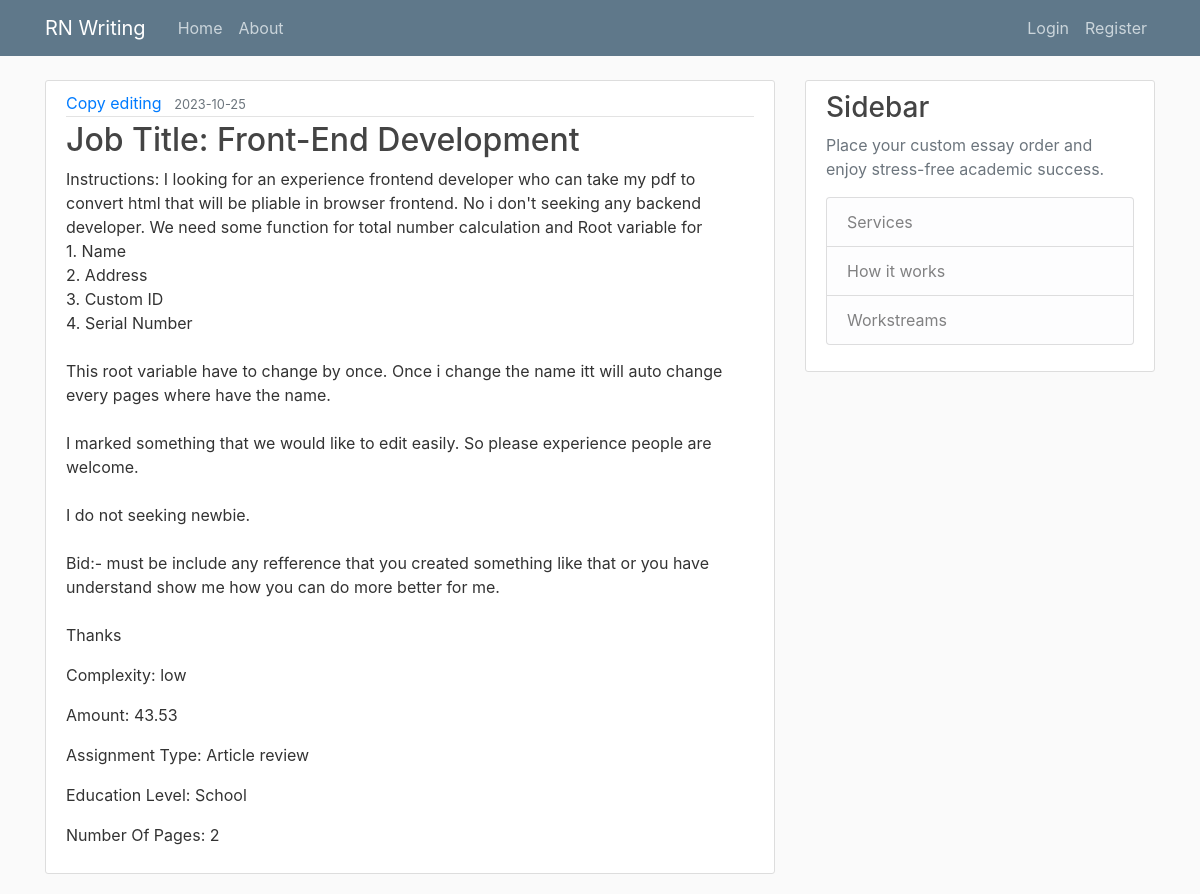
The page /job/3 on the database its author committed.
### writingapp/models.py (models this page shows)
class Job(db.Model):
    __tablename__ = "job"
    id = db.Column(db.Integer, primary_key = True)
    client_id = db.Column(db.Integer, db.ForeignKey("client.id"))
    complexity = db.Column(db.String(255))
    deadline = db.Column(db.Date)
    amount = db.Column(db.Integer)
    assignment_type = db.Column(db.String(255))
    service = db.Column(db.String(255))
    education_level = db.Column(db.String(255))
    number_of_pages = db.Column(db.Integer)
    number_of_words = db.Column(db.Integer)
    line_spacing = db.Column(db.String(255))
    assignment_language = db.Column(db.String(255))
    sources_required = db.Column(db.String(255))
    citation_style = db.Column(db.String(255))
    subject = db.Column(db.String(255))
    instructions = db.Column(db.Text)
    submit_date = db.Column(db.DateTime, nullable=False)
    client = db.relationship("Client", backref = "job")
    skills = db.relationship("Skills", backref = "job")
    payment = db.relationship("Payment", backref = "job")
    attachment = db.relationship("Attachment", backref = 'job')

### writingapp/routes.py (the view)
@app.route('/job/<int:job_id>')
def show_job(job_id):
    job = Job.query.get_or_404(job_id)
    return render_template('job.html', job=job)

### writingapp/templates/job.html
{% extends "layout.html" %}
{% block content %}
    <article class='media content-section'>
        <div class='media-body'>
            <div class='article-metadata'>
                <a class='mr-2' href="{{ url_for('similar_jobs', by_service=job.service) }}">{{ job.service }}</a>
                <small class='text-muted'>{{job.deadline}}</small>
            </div>
            <h2 class='article-title'>Job Title: {{job.subject}}</h2>
            <p class='article-content'>Instructions: {{job.instructions}}</p>
            <p class='article-content'>Complexity: {{job.complexity}}</p>
            <p class='article-content'>Amount: {{job.amount}}</p>
            <p class='article-content'>Assignment Type: {{job.assignment_type}}</p>
            <p class='article-content'>Education Level: {{job.education_level}}</p>
            <p class='article-content'>Number Of Pages: {{job.number_of_pages}}</p>
        </div>
    </article>
{% endblock content %}

### writingapp/static/main.css (style rules this page uses)
body { background: #fafafa; color: #333333; margin-top: 5rem; }
h1, h2, h3, h4, h5, h6 { color: #444444; }
.content-section { background: #ffffff; padding: 10px 20px; border: 1px solid #dddddd; border-radius: 3px; margin-bottom: 20px; }
.article-title { color: #444444; }
.article-content { white-space: pre-line; }
.article-metadata { padding-bottom: 1px; margin-bottom: 4px; border-bottom: 1px solid #e3e3e3 }

### rows shown on the page
Job: service "Copy editing", deadline "2023-10-25", subject "Front-End Development", instructions "I looking for an experience frontend developer who can take my pdf to convert html that will be pliable in browser frontend. No i don't seeking any backend developer. We need some function for total number calculation and Root variable for 1. Name 2. Address 3. Custom ID 4. Serial Number This root variable have to change by once. Once i change the name itt will auto change every pages where have the name. I marked something that we would like to edit easily. So please experience people are welcome. I do not seeking newbie. Bid:- must be include any refference that you created something like that or you have understand show me how you can do more better for me. Thanks", complexity "low", amount "43.53", assignment_type "Article review", education_level "School", number_of_pages "2"
